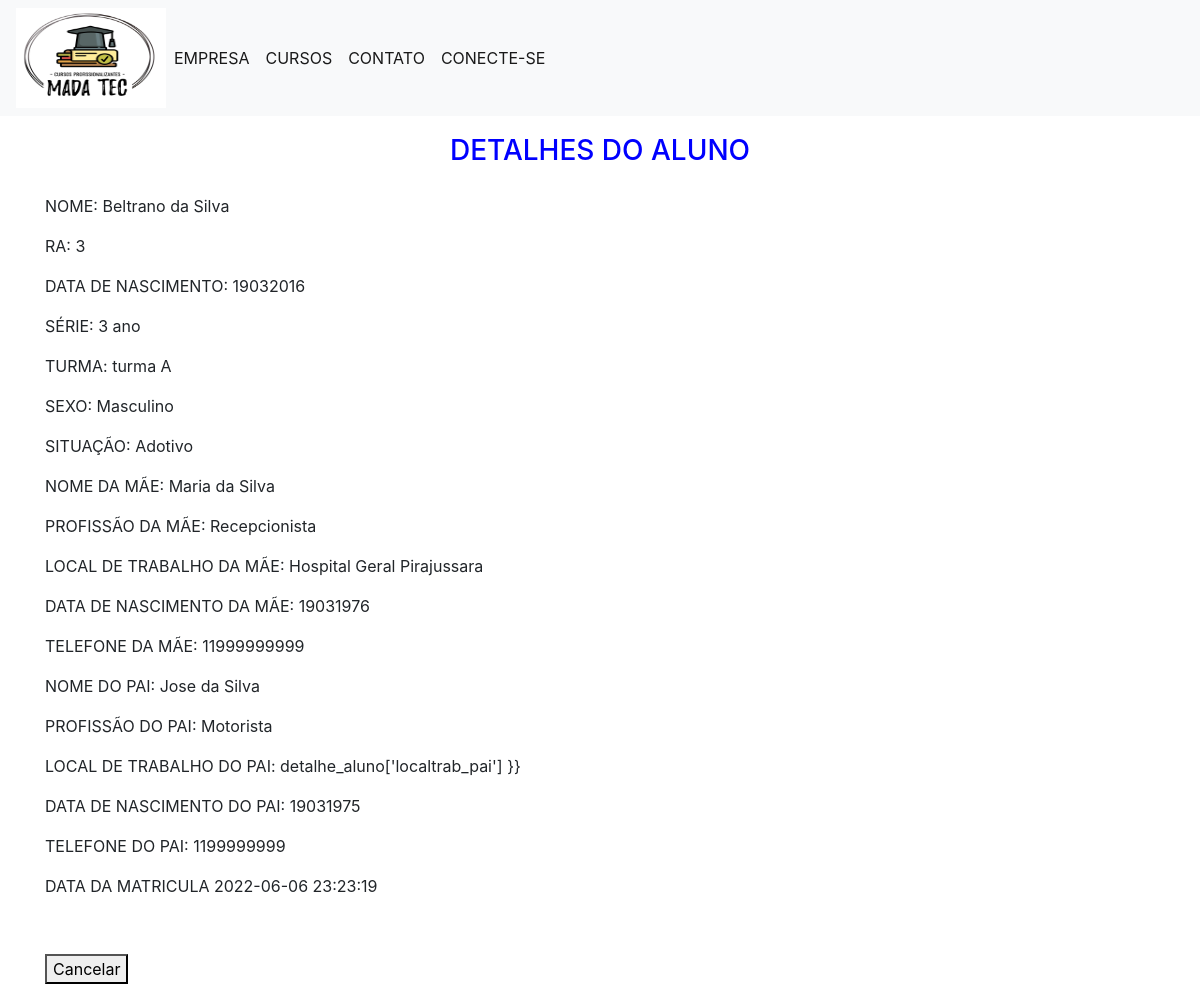
Page /3 on the committed database.
### app.py (models this page shows)
class Aluno(db.Model):
    _tablename_ = 'aluno'
    ra = db.Column(db.Integer, primary_key=True)
    nome_aluno = db.Column(db.String(60), nullable=False)
    nascimento = db.Column(db.Integer)
    num_ser = db.Column(db.String(15))
    turma = db.Column(db.String(10))
    sexo = db.Column(db.String(10))
    situacao = db.Column(db.String(10))
    nome_mae = db.Column(db.String(60))
    profissao_mae = db.Column(db.String(40))
    localtrab_mae = db.Column(db.String(40))
    nasc_mae = db.Column(db.Integer)
    fone_mae = db.Column(db.Integer)
    nome_pai = db.Column(db.String(60))
    profissao_pai = db.Column(db.String(40))
    localtrab_pai = db.Column(db.String(40))
    nasc_pai = db.Column(db.Integer)
    fone_pai = db.Column(db.Integer)
    created = db.Column(db.DateTime, default=datetime.datetime.utcnow)

### app.py (the view)
@app.route('/<int:ra>')
def detalhe_aluno(ra):
    detalhe = get_aluno(Aluno, ra)
    return render_template('/consultar_aluno.html', detalhe_aluno=detalhe)

### app.py (called while the page is built)
def get_aluno(Aluno, ra):
    aluno = Aluno.query.filter_by(ra=ra).first()
    if aluno is None:
        abort(484)
    return aluno

### Templates/consultar_aluno.html
{% extends 'base.html' %}
{% block content %}
    <h3>{% block title %} DETALHES DO ALUNO {% endblock %} </h3>
    <p><label_aluno> NOME: </label_aluno>   <detalhe_aluno>{{ detalhe_aluno['nome_aluno'] }}
    <p><p><label_aluno>RA: </label_aluno>   <detalhe_aluno>{{ detalhe_aluno['ra'] }}</p>
    <p><p><label_aluno>DATA DE NASCIMENTO: </label_aluno>   <detalhe_aluno>{{ detalhe_aluno['nascimento'] }} </p>
    <p><p><label_aluno>SÉRIE: </label_aluno>   <detalhe_aluno>{{ detalhe_aluno['num_ser'] }} </p>
    <p><p><label_aluno>TURMA: </label_aluno>   <detalhe_aluno>{{ detalhe_aluno['turma'] }} </p>
    <p><p><label_aluno>SEXO: </label_aluno>   <detalhe_aluno>{{ detalhe_aluno['sexo'] }} </p>
    <p><p><label_aluno>SITUAÇÃO: </label_aluno>   <detalhe_aluno>{{ detalhe_aluno['situacao'] }} </p>
    <p><p><label_aluno>NOME DA MÃE: </label_aluno>   <detalhe_aluno>{{ detalhe_aluno['nome_mae'] }} </p>
    <p><p><label_aluno>PROFISSÃO DA MÃE: </label_aluno>   <detalhe_aluno>{{ detalhe_aluno['profissao_mae'] }} </p>
    <p><p><label_aluno>LOCAL DE TRABALHO DA MÃE:</label_aluno>   <detalhe_aluno>{{ detalhe_aluno['localtrab_mae'] }} </p>
    <p><p><label_aluno>DATA DE NASCIMENTO DA MÃE:</label_aluno>   <detalhe_aluno>{{ detalhe_aluno['nasc_mae'] }} </p>
    <p><p><label_aluno>TELEFONE DA MÃE:</label_aluno>   <detalhe_aluno>{{ detalhe_aluno['fone_mae'] }} </p>
    <p><p><label_aluno>NOME DO PAI:</label_aluno>   <detalhe_aluno>{{ detalhe_aluno['nome_pai'] }} </p>
    <p><p><label_aluno>PROFISSÃO DO PAI:</label_aluno>   <detalhe_aluno>{{ detalhe_aluno['profissao_pai'] }} </p>
    <p><p><label_aluno>LOCAL DE TRABALHO DO PAI:</label_aluno>   <detalhe_aluno> detalhe_aluno['localtrab_pai'] }} </p>
    <p><p><label_aluno>DATA DE NASCIMENTO DO PAI:</label_aluno>   <detalhe_aluno>{{ detalhe_aluno['nasc_pai'] }} </p>
    <p><p><label_aluno>TELEFONE DO PAI:</label_aluno>   <detalhe_aluno>{{ detalhe_aluno['fone_pai'] }} </p>
    <p><p><label_aluno>DATA DA MATRICULA</label_aluno>   <detalhe_aluno>{{ detalhe_aluno['created'] }} </p>
<br>
<p><form action="{{ url_for('menu_area_logada') }}"><button type="submit">Cancelar</button></form></p>
{% endblock %}

### static/estilo.css (style rules this page uses)
h3 { color: blue; text-align: center; padding: 18px; }

### rows in the picture
Aluno: nome_aluno "Beltrano da Silva", ra "3", nascimento "19032016", num_ser "3 ano", turma "turma A", sexo "Masculino", situacao "Adotivo", nome_mae "Maria da Silva", profissao_mae "Recepcionista", localtrab_mae "Hospital Geral Pirajussara", nasc_mae "19031976", fone_mae "11999999999", nome_pai "Jose da Silva", profissao_pai "Motorista", nasc_pai "19031975", fone_pai "1199999999", created "2022-06-06 23:23:19"
